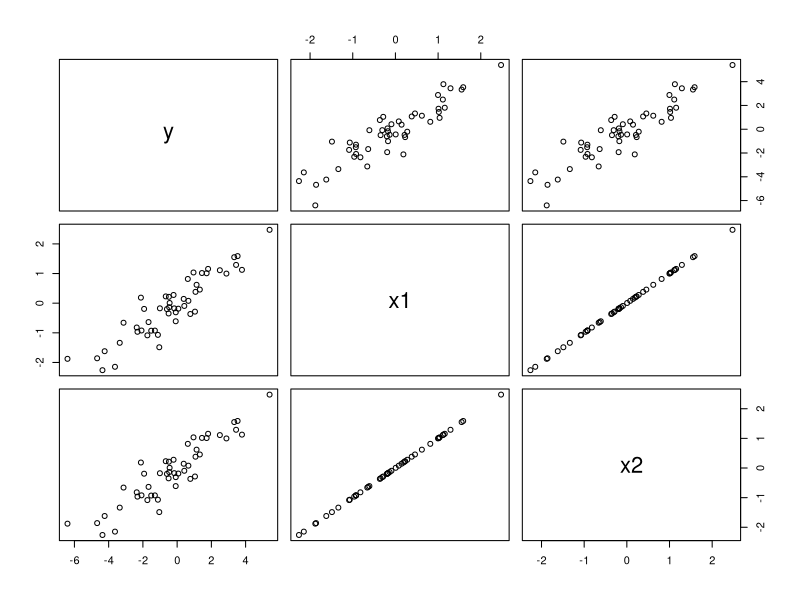
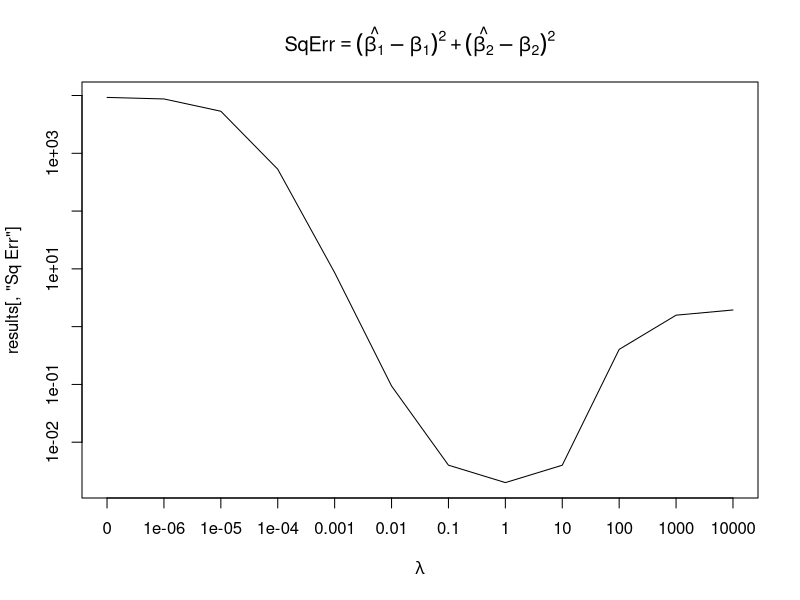
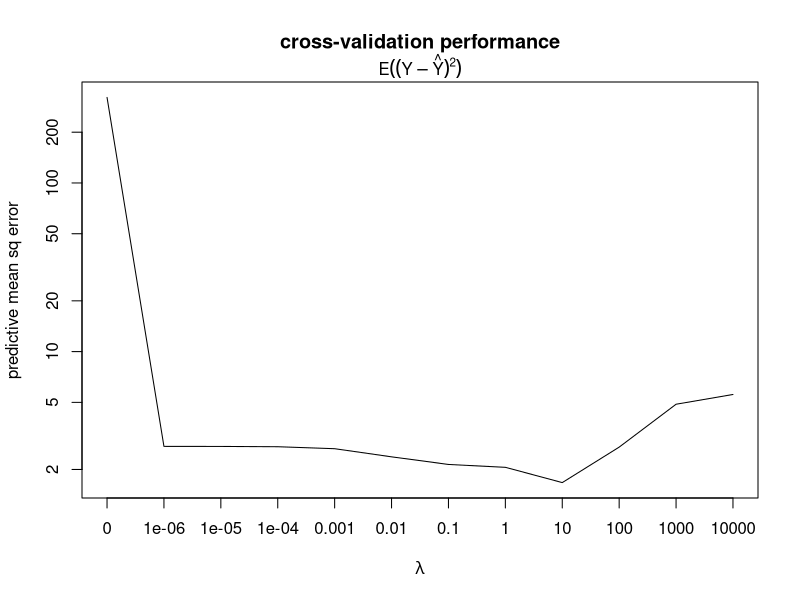

The R source for these figures, in order:
##### Ridge regression

##  make some data, with a nearly collinear design matrix
samplesize = 50
sharedfactor <- rnorm(samplesize)
nFeatures = 2
x1 <- sharedfactor + rnorm(samplesize)* 0.001
x2 <- sharedfactor + rnorm(samplesize)* 0.001
b1 <- 1;   b2 <- 1
y <- b1*x1 + b2*x2 + rnorm(samplesize)
originaldata <- data.frame(y=y, x1=x1, x2=x2)

###### Standard linear model.
original.lm <- print(lm(y ~ x1 + x2, data = originaldata))

designmatrix <- as.matrix(originaldata[, -1])
XTX <- t(designmatrix)%*%designmatrix
svd(XTX)$d    
#### Eigenvalues:   to detect a badly conditioned matrix. 
#### When the ratio of largest to smallest is a big number,
#### there is a tendency to collinearity. 

##Ridge regression;  lambda = ridge size
lambdalist <-  c(0, 10^(-6:4))
resultNames <- c("b1hat","b2hat", "Sq Err", "deviance", "eig1", "eig2", "conditionNumber")
results <- matrix(NA, nrow=length(lambdalist), ncol=length(resultNames))
dimnames(results) <- list(as.character(lambdalist), resultNames)

for(lambda in lambdalist) {
  if(lambda == 0) ridgedata <- originaldata
  else {
    pseudodata <- data.frame(y=rep(0,nFeatures), 
                             x1=c(sqrt(lambda),0), x2=c(0,sqrt(lambda)))
    ridgedata <- rbind(originaldata, pseudodata)
    ## This will be the equivalent of adding a 'ridge', a constant lambda,
    ## to each diagonal element of X'X.
    ## This makes the matrix inversion more stable.
	}
  ridge.lm <- lm(y ~ x1 + x2, data = ridgedata)
	designmatrix <- as.matrix(ridgedata[, -1])
	XTX=t(designmatrix)%*%designmatrix
	results[as.character(lambda), "b1hat"] <- coef(ridge.lm)[2]
	results[as.character(lambda), "b2hat"] <- coef(ridge.lm)[3]
	results[as.character(lambda), "Sq Err"] <- 
	  round(digits=3, sum( (c(b1,b2) - coef(ridge.lm)[2:3])^2) )
	results[as.character(lambda), "deviance"] <- deviance(ridge.lm)
	results[as.character(lambda), c("eig1", "eig2")] <- svd(XTX)$d
	results[as.character(lambda), "conditionNumber"] <- round(digits=2, svd(XTX)$d[1] / svd(XTX)$d[2])
}
round(results, digits=3)
cat("Correct answer is b1 = ", 1, " ,  b2 = ", 1, "\n")
pairs(originaldata)
#### Plot the "complexity" trade-off.
plot(1:length(lambdalist), results[ , "Sq Err"], 
     xlab=expression(lambda), xaxt= "n", log="y", type="l")
axis(side = 1, at = 1:length(lambdalist), 
     labels = as.character(lambdalist))
title(expression(SqErr==(hat(beta[1])-beta[1])^2 + (hat(beta[2])-beta[2])^2))

### OVERFITTING

### Now, let's add in random features. 47 will give us a perfect fit.
nExtraFeatures = 47
nFeatures = nExtraFeatures+2
expandedData = cbind(originaldata, matrix(rnorm(47*samplesize), nrow=samplesize))
names(expandedData) = c(names(originaldata), paste('x', 3:nFeatures, sep=''))
expanded.lm = lm(y ~ ., data=expandedData)
sum(expanded.lm$res^2)
summary(expanded.lm$coefficients)

####  Does ridge regression help?
for(lambda in lambdalist) {
  if(lambda == 0) ridgedata <- expandedData
  else {
    pseudodata <- data.frame(y=rep(0,nFeatures), 
                             diag(rep(sqrt(lambda), nFeatures)))
    names(pseudodata) = names(expandedData)
    ridgedata <- rbind(expandedData, pseudodata)
  }
  ridge.lm <- lm(y ~ ., data = ridgedata)
  designmatrix <- as.matrix(ridgedata[, -1])
  XTX=t(designmatrix)%*%designmatrix
  results[as.character(lambda), "b1hat"] <- coef(ridge.lm)[2]
  results[as.character(lambda), "b2hat"] <- coef(ridge.lm)[3]
  results[as.character(lambda), "Sq Err"] <- 
    round(digits=3, sum( (c(b1,b2) - coef(ridge.lm)[2:3])^2) )
  results[as.character(lambda), "deviance"] <- deviance(ridge.lm)
  svdXTXd = svd(XTX)$d
      try(results[as.character(lambda), c("eig1", "eig2")] <- range(svdXTXd))
  results[as.character(lambda), "conditionNumber"] <- 
    round(digits=2, max(svdXTXd)/min(svdXTXd))
}


### How can we select the best shrinker?

fold = 10
testSetNumber = 1 + (0:(samplesize-1))  %% fold
table(testSetNumber)

cvPerformance = function(lambda) {
  performance = sapply( 1:fold, function(iFold) {
    trainingSet = expandedData [testSetNumber != iFold, ]
    testSet = expandedData [testSetNumber == iFold, ]
    if(lambda == 0) ridgedata <- trainingSet
    else {
      pseudodata <- data.frame(y=rep(0,nFeatures), 
                               diag(rep(sqrt(lambda), nFeatures)))
      names(pseudodata) = names(trainingSet)
      ridgedata <- rbind(trainingSet, pseudodata)
    }
    ridge.lm <- lm(y ~ ., data = ridgedata)
    predictions = predict.lm(object = ridge.lm, newdata = testSet)
    return(c(b1=ridge.lm$coef['x1'], b2=ridge.lm$coef['x2'], 
             performance=mean( (testSet$y - predictions)^2 )))
  })
  return(rowMeans(performance))
}

options.save = options(warn=-2)
cvResult = rbind(lambdalist, 
      sapply(lambdalist, cvPerformance)
      )
options(options.save)
plot(1:length(lambdalist), cvResult[ "performance", ], 
     xlab=expression(lambda), ylab="predictive mean sq error", 
     xaxt= "n", log="y", type="l")
axis(side = 1, at = 1:length(lambdalist), 
     labels = as.character(lambdalist))
title('cross-validation performance')
mtext(expression(E((Y-hat(Y))^2)))
